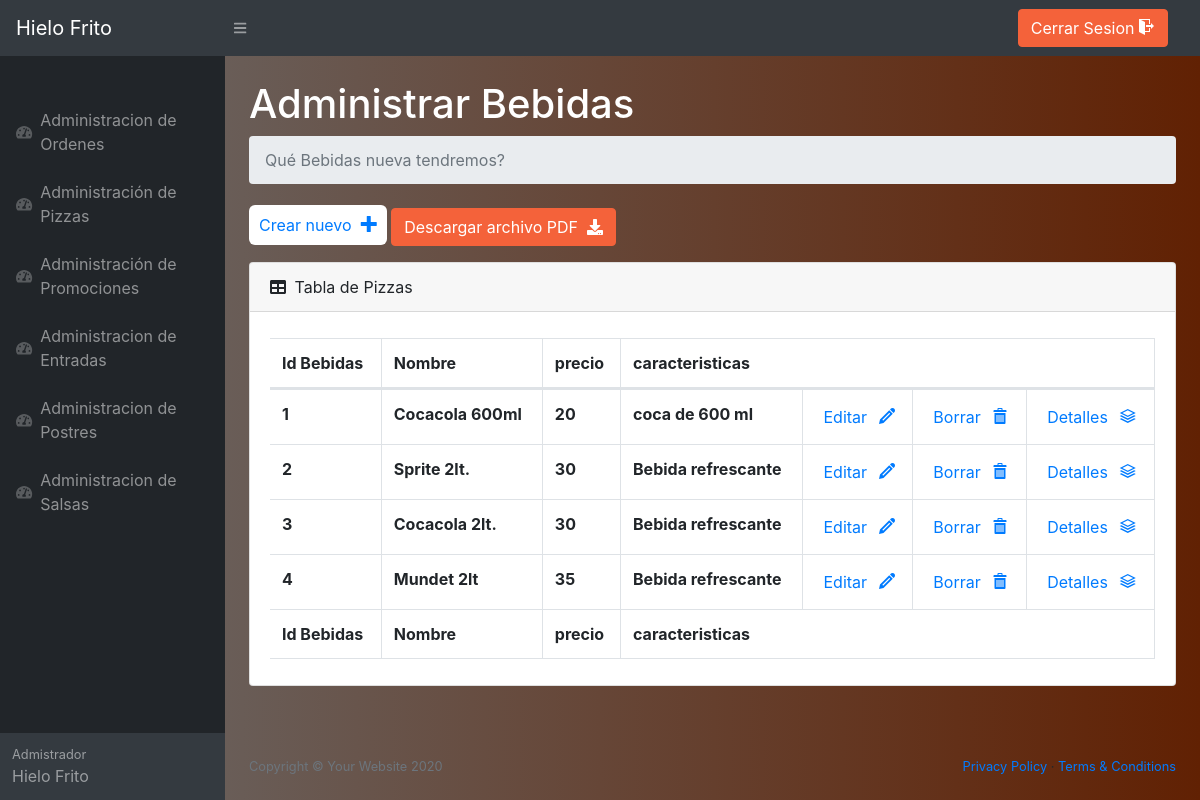
The app's page /Pizzeria/Admin/adminBebidas/Bebidas.php (signed in) with its own data.
### tables this page shows
CREATE TABLE `bebidas` (
  `id_bebida` int(11) NOT NULL,
  `nombre` varchar(100) NOT NULL,
  `precio` int(11) NOT NULL,
  `caracteristicas` text NOT NULL
);

### Pizzeria/Admin/adminBebidas/Bebidas.php (the view, shortened to what this page needs)
<?php
include ('../../php/conexion.php');
?>
<!DOCTYPE html>
<html lang="es">
    <head>
        <link href="../styles.css" rel="stylesheet" />
        <link href="https://cdn.datatables.net/1.10.20/css/dataTables.bootstrap4.min.css" rel="stylesheet" />
        <link href="../../icomoon/fonts/style.css" rel="stylesheet">
    </head>
    <body style="background: linear-gradient(to right, #6b6b6b, #612103);" class="sb-nav-fixed">
        <nav class="sb-topnav navbar navbar-expand navbar-dark bg-dark">
            <a class="navbar-brand" href="../Bienvenida.php">Hielo Frito</a>
            <button class="btn btn-link btn-sm order-1 order-lg-0" id="sidebarToggle" href="#"><i class="fas fa-bars"></i></button>
            <div class="d-none d-md-inline-block form-inline ml-auto mr-0 mr-md-3 my-2 my-md-0">
                        <a class="btn btn-primary"  href="../../php/cerrarsesion.php">Cerrar Sesion <span class="icon-exit"></span></a>
            </div>
        </nav>
        <div id="layoutSidenav">
            <div id="layoutSidenav_nav">
                <nav class="sb-sidenav accordion sb-sidenav-dark" id="sidenavAccordion">
                    <div class="sb-sidenav-menu">
                        <div class="nav">
                        <div class="sb-sidenav-menu-heading"></div>
                        <a class="nav-link" href="../adminOrdenes/Ordenes.php">
                            <div class="sb-nav-link-icon"><i class="fas fa-tachometer-alt"></i></div>
                            Administracion de Ordenes
                            </a>
                            <a class="nav-link" href="../adminPizzas/BienvenidaPizzas.php">
                                <div class="sb-nav-link-icon"><i class="fas fa-tachometer-alt"></i></div>
                                Administración de Pizzas
                            </a>
                            <a class="nav-link" href="../adminPromos/Promos.php">
                              <div class="sb-nav-link-icon"><i class="fas fa-tachometer-alt"></i></div>
                              Administración de Promociones
                          </a>
                        <a class="nav-link" href="../adminentradas/ListaEntradas.php">
                            <div class="sb-nav-link-icon"><i class="fas fa-tachometer-alt"></i></div>
                            Administracion de Entradas
                        </a>
                        <a class="nav-link" href="../adminpostres/addpostres.php">
                            <div class="sb-nav-link-icon"><i class="fas fa-tachometer-alt"></i></div>
                            Administracion de Postres
                        </a>
                        <a class="nav-link" href="../adminsalsas/ListaSalsa.php">
                            <div class="sb-nav-link-icon"><i class="fas fa-tachometer-alt"></i></div>
                            Administracion de Salsas
                        </a>
                        </div>
                    </div>
                    <div class="sb-sidenav-footer">
                        <div class="small">Admistrador</div>
                        Hielo Frito
                    </div>
                </nav>
            </div>
            <div id="layoutSidenav_content">
                <main >
                    <div class="container-fluid">
                        <h1 style="color: white;" class="mt-4"> Administrar Bebidas</h1>
                        <ol class="breadcrumb mb-4">
                            <li class="breadcrumb-item active">Qué Bebidas nueva tendremos?</li>
                        </ol>
                        <a href="crearbebida.php" class=" crear">Crear nuevo &nbsp;<span class="icon-plus"></span></a>
                        <a class=" btn btn-primary" href="../fpdf/bebidaspdf.php">Descargar archivo PDF &nbsp;<i class="fa fa-download"></i></a>
                        <?php
      $query="SELECT * FROM bebidas";
      $resultado=$mysqli->query($query);
      if($resultado->num_rows > 0){
    ?>
                          <div class="card mb-4">
                            <div class="card-header">
                                <i class="fas fa-table mr-1"></i>
                                Tabla de Pizzas
                            </div>
                            <div class="card-body">
                                <div class="table-responsive">
                                    <table class="table table-bordered" id="dataTable" width="100%" cellspacing="0">
                                        <thead>
                                            <tr>
                                                <th>Id Bebidas</th>
                                                <th>Nombre</th>
                                                <th>precio</th>
                                                <th colspan=4>caracteristicas</th>
                                            </tr>
                                        </thead>
                                        <tfoot>
                                            <tr>
                                                <th>Id Bebidas</th>
                                                <th>Nombre</th>
                                                <th>precio</th>
                                                <th colspan=4>caracteristicas</th>
                                            </tr>
                                        </tfoot>
                                        <tbody>
                                            <?php
                                                while($fila=$resultado->fetch_assoc()){
                                                    $id=$fila['id_bebida'];
                                            ?>
                                            <tr>
                                                <form action="opcion.php" method="post">
                                                    <th>
                                                    <?php
                                                        echo "$id<input type='text' value='$id' name='id' hidden>";
                                                    ?>
                                                    </th>
                                                    <th>
                                                        <?php
                                                            echo($fila['nombre']);
                                                        ?>
                                                    </th>
                                                    <th>
                                                        <?php
                                                            echo($fila['precio']);
                                                        ?>
                                                    </th>
                                                    <th>
                                                        <?php
                                                            echo($fila['caracteristicas']);
                                                        ?>
                                                    </th>
                                                    <th>
                                                        <input type="submit" value="Editar" class="boton " name="boton">&nbsp;<span class="icon-pencil icono">
                                                    </th>
                                                    <th>
                                                        <input type="submit" value="Borrar" class="boton "name="boton">&nbsp;<span class="icon-bin icono">
                                                    </th>
                                                    <th>
                                                        <input type="submit" value="Detalles" class="boton " name="boton">&nbsp;<span class="icon-stack icono">
                                                    </th>
                                                </form>
                                            </tr>
                                            <?php
                            }
                        ?>
                                        </tbody>
                                    </table>
                                </div>
                            </div>
                        </div>
                        <?php
                            }
                        ?>
                        </div>
                    </main>
                    <footer class="py-4 bg-black  mt-auto">
                      <div class="container-fluid">
                          <div class="d-flex align-items-center justify-content-between small">
                              <div class="text-muted">Copyright &copy; Your Website 2020</div>
                              <div>
                                  <a href="#">Privacy Policy</a>
                                  &middot;
                                  <a href="#">Terms &amp; Conditions</a>
                              </div>
                          </div>
                      </div>
                  </footer>
                </div>
            </div>
        </body>
    </html>

### Pizzeria/Admin/adminBebidas/Bebidas.php (style rules this page uses)
:root { --input-padding-x: 1.5rem; --input-padding-y: .75rem; }
body { background: #007bff; background: linear-gradient(to right, #0062E6, #33AEFF); }
.crear { background:#fff; padding:10px; color: 10157F; text-decoration: none !important; transition: .3s linear; border-radius:6px; }
.boton { background:#fff; text-decoration: none !important; transition: .3s linear; border: 2px solid #fff; color:#007BFF; }
.icono { color:#007BFF; }

### records on screen
bebidas: id_bebida "1", nombre "Cocacola 600ml", precio "20", caracteristicas "coca de 600 ml"
bebidas: id_bebida "2", nombre "Sprite 2lt.", precio "30", caracteristicas "Bebida refrescante"
bebidas: id_bebida "3", nombre "Cocacola 2lt.", precio "30", caracteristicas "Bebida refrescante"
bebidas: id_bebida "4", nombre "Mundet 2lt", precio "35", caracteristicas "Bebida refrescante"
